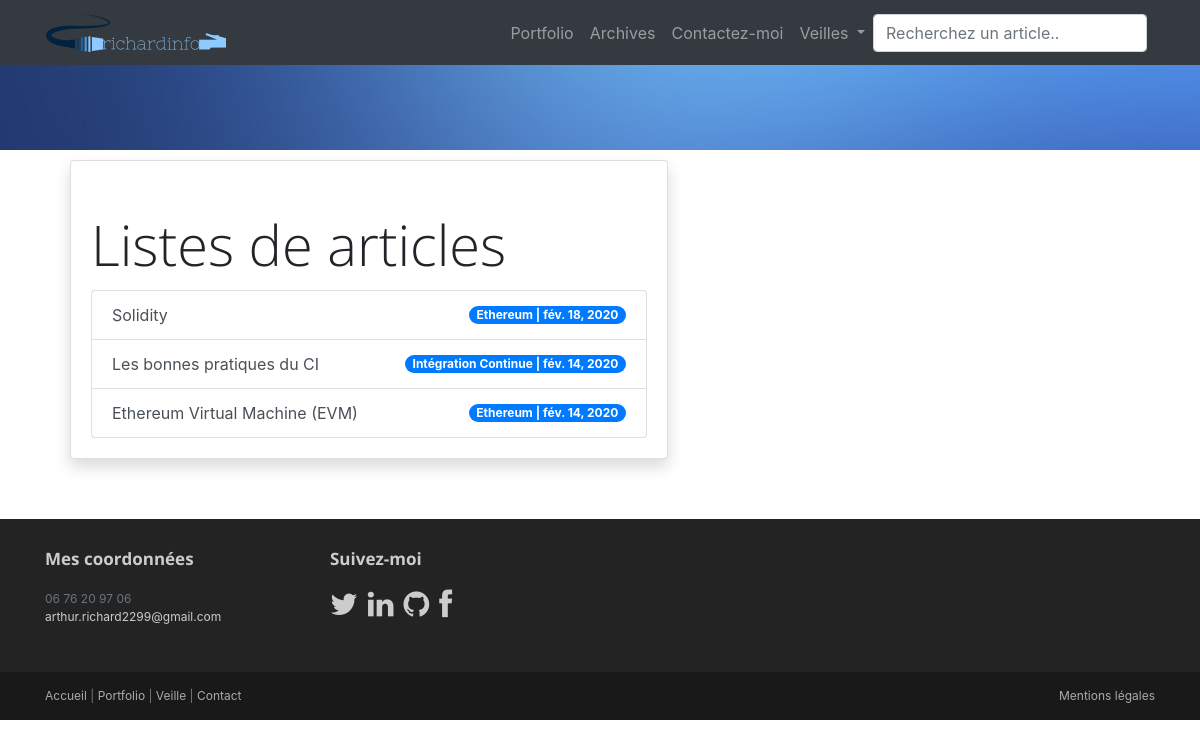
Before: /veille/ with the older database file.
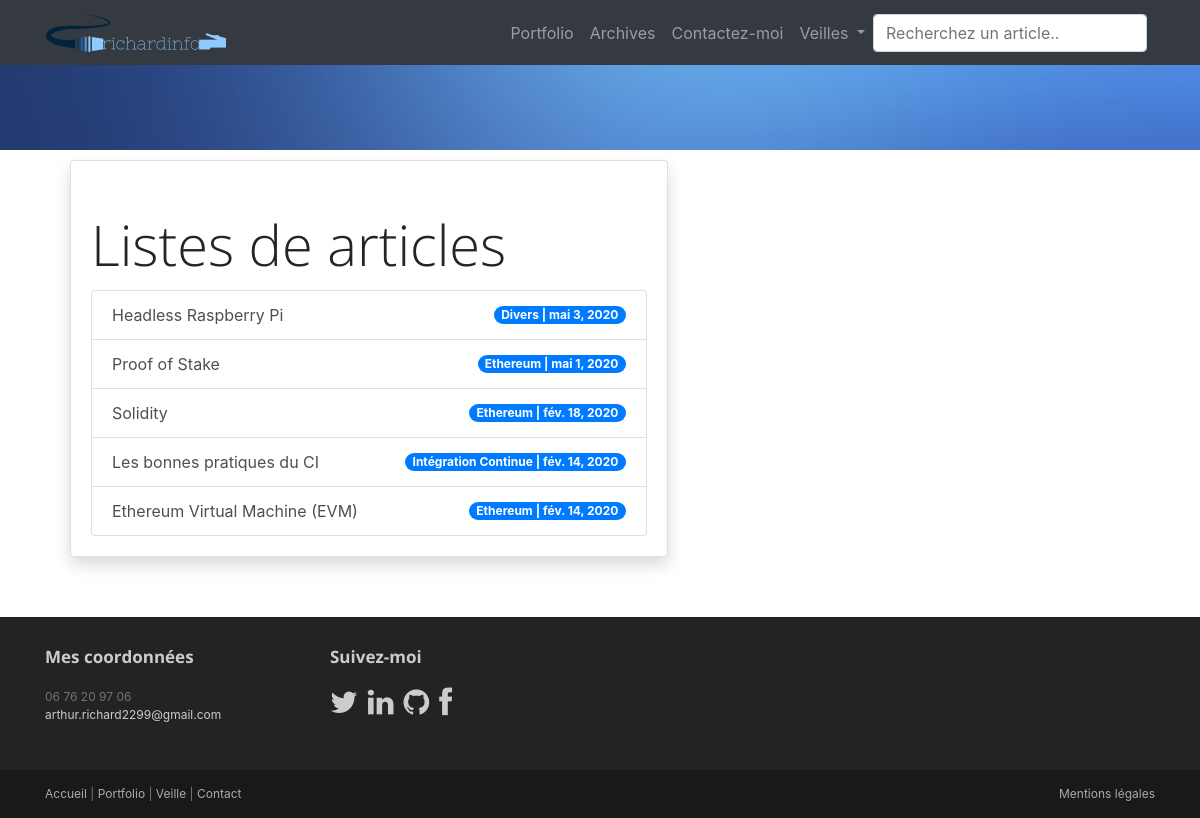
After: the same page with the newer database file.
### veille/models.py (models this page shows, shortened)
class Article(models.Model):
    title =  models.CharField(max_length=200)
    desc = models.TextField(default=None)
    body = RichTextUploadingField(null=True)
    thumbnail = models.ImageField(upload_to='upload/')
    date = models.DateField(auto_now_add=False)
    theme = models.ForeignKey(Theme, on_delete=models.CASCADE)
    source = models.ManyToManyField(Source)
    class Meta:
        ordering = ['-date']

class Theme(models.Model):
    libelle = models.CharField(max_length=100)
    def __str__(self):
        return self.libelle

### veille/views.py (the view)
# urls.py: path("", ArticleList.as_view(), name="ArticleList"),
class ArticleList(View):
    def get(self, request):
        return render(request, 'veille/veille.html', {'articles_list': Article.objects.all() })

### veille/templates/veille/veille.html
{% extends 'base/base.html' %}
{% block content %}
{% if articles_list %}
    <article class="col-md-7 maincontent">
      <div class="card shadow">
        <div class="card-body">
            <h3 class="card-title display-4">Listes de articles</h3>
          <div class="list-group">
          {% for article in articles_list %}
              <a class="list-group-item d-flex align-items-center justify-content-between list-group-item-action" href="{{ article.id }}/">{{ article.title }}
                <span class="badge badge-primary badge-pill">{{ article.theme }} | {{ article.date }}</span>
              </a>
          {% endfor %}
          </div>
        </div>
      </div>
    </article>
{% else %}
<br>
    <p class="alert alert-danger alert-dismissable shadow">Il n'y a pas d'articles disponibles.</p>
{% endif %}
{% endblock %}

Changed rows visible on the page:
added Article: title "Headless Raspberry Pi", theme "Divers", date "mai 3, 2020"
added Article: title "Proof of Stake", theme "Ethereum", date "mai 1, 2020"
